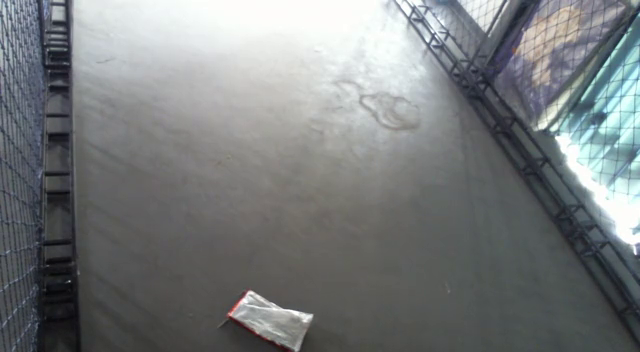
#> input picture frame 35 of 1.mp4, 640 x 352 px, given in place of left.avi, which was not available
$ python test_color.py
#> lines starting #> are read from the running program, lines starting #| are printed output that depends on the picture; pictures that were not available may be replaced by others from this repository, and a replacement may not be noted
# import the necessary packages
from collections import deque
import numpy as np
import cv2
import time

# define the lower and upper boundaries of the "yellow"
# ball in the HSV color space, then initialize the list of tracked points
yellowLower = (7,90,120)
yellowUpper = (15,255,250)
pts = deque(maxlen=20)

cap = cv2.VideoCapture("left.avi")

# allow the camera or video file to warm up
max_area=0
# keep looping
while True:
    # grab the current frame
    ret, frame1 = cap.read()
#> frame1 is the input picture: shape (352, 640, 3); mean B, G, R 125, 123.8, 120.2
    print(frame1.shape)
#| (352, 640, 3)
    frame=frame1[300:1000,100:1000]
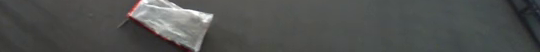
#> frame: shape (52, 540, 3); mean B, G, R 80.4, 82, 80.5
    # blur it and convert it to the HSV color space
    #blurred = cv2.GaussianBlur(frame, (5, 5), 0)
    hsv = cv2.cvtColor(frame, cv2.COLOR_BGR2HSV)
#> hsv: shape (52, 540, 3); mean H, S, V 57.3, 15.5, 83.1

    # construct a mask for the color "green", then perform a series of dilations and erosions to remove any small blobs left in the mask
    mask = cv2.inRange(hsv, yellowLower, yellowUpper)
#> mask: shape (52, 540); every value is 0
    #mask = cv2.erode(mask, None, iterations=2)
    mask = cv2.dilate(mask, None, iterations=2)

    # find contours in the mask and initialize the current
    # (x, y) center of the ball
    cnts = cv2.findContours(mask.copy(), cv2.RETR_EXTERNAL, cv2.CHAIN_APPROX_SIMPLE)
#> cnts = 0 contours
    cnts = cnts[0]
#> cnts = []
    center = None

    # only proceed if at least one contour was found
    if len(cnts) > 0:
        # find the largest contour in the mask, then use
        # it to compute the minimum enclosing circle and
        # centroid
        temp=0
        for i in range(len(cnts)):
            area = cv2.contourArea(cnts[i])
            if area>max_area:
                cnt = cnts[i]
                max_area = area
                temp=i
        print(temp,i)
        #c = max(cnts, key=cv2.contourArea)
        c=cnts[temp]
        print(c)
        ((x, y), radius) = cv2.minEnclosingCircle(c)
        M = cv2.moments(c)
        center = (int(M["m10"] / M["m00"]), int(M["m01"] / M["m00"]))

        # only proceed if the radius meets a minimum size
        if radius > 10:
            # draw the circle and centroid on the frame,
            # then update the list of tracked points
            cv2.circle(frame1, (int(x), int(y)), int(radius), (0, 255, 255), 2)
            cv2.circle(frame1, center, 5, (0, 0, 255), -1)

    # update the points queue
    pts.appendleft(center)

    # loop over the set of tracked points
    for i in range(1, len(pts)):
        # if either of the tracked points are None, ignore them
        if pts[i - 1] is None or pts[i] is None:
            continue

        # otherwise, compute the thickness of the line and draw the connecting lines
        thickness = int(np.sqrt(20 / float(i + 1)) * 2.5)
        cv2.line(frame1, pts[i - 1], pts[i], (0, 0, 255), thickness)

    # show the frame to our screen
    cv2.imshow("Frame", frame)
    key = cv2.waitKey(50) & 0xFF
#> (key q is pressed here)

    # if the 'q' key is pressed, stop the loop
    if key == ord("q"):
        break

cap.release()
cv2.destroyAllWindows()

$ run again, starting later in the video
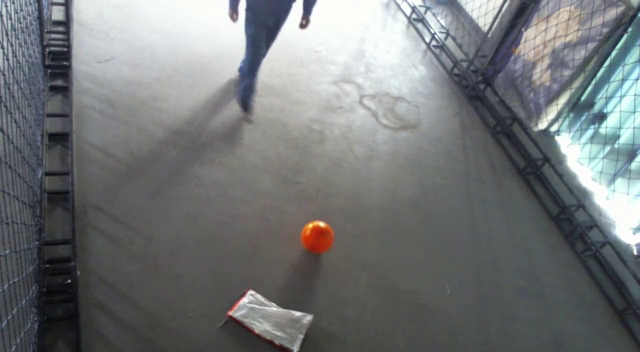
#> input picture frame 160 of 1.mp4, 640 x 352 px, given in place of left.avi, which was not available
#> frame1 is the input picture: shape (352, 640, 3); mean B, G, R 119.6, 118.6, 115.4
#| (352, 640, 3)
#> `frame=frame1[300:1000,100:1000]`:
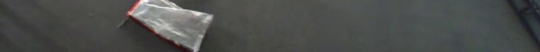
#> frame: shape (52, 540, 3); mean B, G, R 77.1, 78.8, 77.4
#> hsv: shape (52, 540, 3); mean H, S, V 56.8, 16.2, 80
#> mask: shape (52, 540); every value is 0
#> `cnts = cv2.findContours(mask.copy(), cv2.RETR_EXTERNAL, cv2.CHAIN_APPR..`: cnts = 0 contours
#> `cnts = cnts[0]`: cnts = []

$ run again, starting later in the video
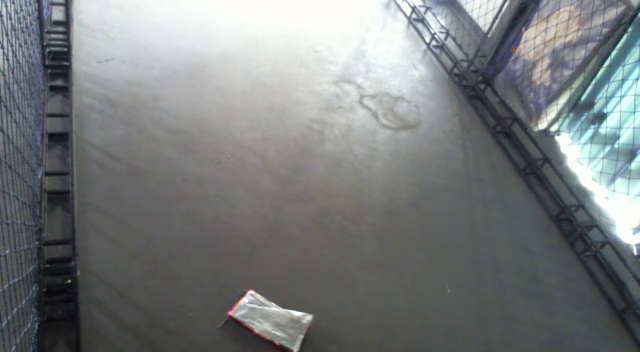
#> input picture frame 284 of 1.mp4, 640 x 352 px, given in place of left.avi, which was not available
#> frame1 is the input picture: shape (352, 640, 3); mean B, G, R 125.1, 124, 120.3
#| (352, 640, 3)
#> `frame=frame1[300:1000,100:1000]`:
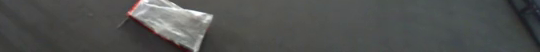
#> frame: shape (52, 540, 3); mean B, G, R 80.6, 82.1, 80.6
#> hsv: shape (52, 540, 3); mean H, S, V 58.9, 15.7, 83.2
#> mask: shape (52, 540); every value is 0
#> `cnts = cv2.findContours(mask.copy(), cv2.RETR_EXTERNAL, cv2.CHAIN_APPR..`: cnts = 0 contours
#> `cnts = cnts[0]`: cnts = []
